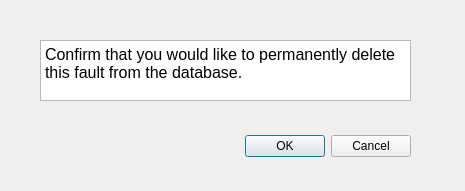
<?xml version="1.0" encoding="UTF-8"?>
<ui version="4.0">
 <class>deletefault</class>
 <widget class="QDialog" name="deletefault">
  <property name="geometry">
   <rect>
    <x>0</x>
    <y>0</y>
    <width>465</width>
    <height>191</height>
   </rect>
  </property>
  <property name="windowTitle">
   <string>Dialog</string>
  </property>
  <widget class="QDialogButtonBox" name="buttonBox">
   <property name="geometry">
    <rect>
     <x>70</x>
     <y>130</y>
     <width>341</width>
     <height>32</height>
    </rect>
   </property>
   <property name="orientation">
    <enum>Qt::Horizontal</enum>
   </property>
   <property name="standardButtons">
    <set>QDialogButtonBox::Cancel|QDialogButtonBox::Ok</set>
   </property>
  </widget>
  <widget class="QTextBrowser" name="textBrowser">
   <property name="geometry">
    <rect>
     <x>40</x>
     <y>40</y>
     <width>371</width>
     <height>61</height>
    </rect>
   </property>
   <property name="font">
    <font>
     <pointsize>12</pointsize>
    </font>
   </property>
   <property name="html">
    <string>&lt;!DOCTYPE HTML PUBLIC &quot;-//W3C//DTD HTML 4.0//EN&quot; &quot;http://www.w3.org/TR/REC-html40/strict.dtd&quot;&gt;
&lt;html&gt;&lt;head&gt;&lt;meta name=&quot;qrichtext&quot; content=&quot;1&quot; /&gt;&lt;style type=&quot;text/css&quot;&gt;
p, li { white-space: pre-wrap; }
&lt;/style&gt;&lt;/head&gt;&lt;body style=&quot; font-family:'MS Shell Dlg 2'; font-size:12pt; font-weight:400; font-style:normal;&quot;&gt;
&lt;p style=&quot; margin-top:0px; margin-bottom:0px; margin-left:0px; margin-right:0px; -qt-block-indent:0; text-indent:0px;&quot;&gt;Confirm that you would like to permanently delete this fault from the database.&lt;/p&gt;&lt;/body&gt;&lt;/html&gt;</string>
   </property>
  </widget>
 </widget>
 <resources/>
 <connections>
  <connection>
   <sender>buttonBox</sender>
   <signal>accepted()</signal>
   <receiver>deletefault</receiver>
   <slot>accept()</slot>
   <hints>
    <hint type="sourcelabel">
     <x>248</x>
     <y>254</y>
    </hint>
    <hint type="destinationlabel">
     <x>157</x>
     <y>274</y>
    </hint>
   </hints>
  </connection>
  <connection>
   <sender>buttonBox</sender>
   <signal>rejected()</signal>
   <receiver>deletefault</receiver>
   <slot>reject()</slot>
   <hints>
    <hint type="sourcelabel">
     <x>316</x>
     <y>260</y>
    </hint>
    <hint type="destinationlabel">
     <x>286</x>
     <y>274</y>
    </hint>
   </hints>
  </connection>
 </connections>
</ui>
